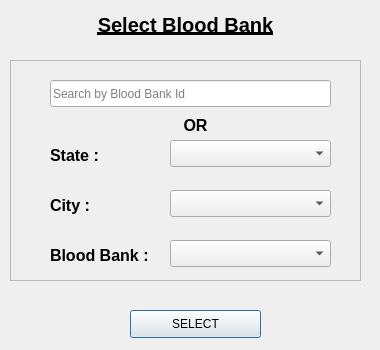
<?xml version="1.0" encoding="UTF-8"?>
<ui version="4.0">
 <class>selectBloodBank</class>
 <widget class="QDialog" name="selectBloodBank">
  <property name="geometry">
   <rect>
    <x>0</x>
    <y>0</y>
    <width>380</width>
    <height>350</height>
   </rect>
  </property>
  <property name="windowTitle">
   <string/>
  </property>
  <widget class="QFrame" name="frame">
   <property name="geometry">
    <rect>
     <x>10</x>
     <y>60</y>
     <width>351</width>
     <height>221</height>
    </rect>
   </property>
   <property name="frameShape">
    <enum>QFrame::StyledPanel</enum>
   </property>
   <property name="frameShadow">
    <enum>QFrame::Raised</enum>
   </property>
   <widget class="QComboBox" name="cityComboBox">
    <property name="geometry">
     <rect>
      <x>160</x>
      <y>130</y>
      <width>161</width>
      <height>27</height>
     </rect>
    </property>
   </widget>
   <widget class="QComboBox" name="bloodBankComboBox">
    <property name="geometry">
     <rect>
      <x>160</x>
      <y>180</y>
      <width>161</width>
      <height>27</height>
     </rect>
    </property>
   </widget>
   <widget class="QComboBox" name="stateComboBox">
    <property name="geometry">
     <rect>
      <x>160</x>
      <y>80</y>
      <width>161</width>
      <height>27</height>
     </rect>
    </property>
   </widget>
   <widget class="QLabel" name="cityLabel">
    <property name="geometry">
     <rect>
      <x>40</x>
      <y>130</y>
      <width>111</width>
      <height>31</height>
     </rect>
    </property>
    <property name="text">
     <string>&lt;html&gt;&lt;head/&gt;&lt;body&gt;&lt;p&gt;&lt;span style=&quot; font-size:12pt; font-weight:600;&quot;&gt;City : &lt;/span&gt;&lt;/p&gt;&lt;/body&gt;&lt;/html&gt;</string>
    </property>
   </widget>
   <widget class="QLabel" name="bloodBankLabel">
    <property name="geometry">
     <rect>
      <x>40</x>
      <y>180</y>
      <width>111</width>
      <height>31</height>
     </rect>
    </property>
    <property name="text">
     <string>&lt;html&gt;&lt;head/&gt;&lt;body&gt;&lt;p&gt;&lt;span style=&quot; font-size:12pt; font-weight:600;&quot;&gt;Blood Bank :&lt;/span&gt;&lt;/p&gt;&lt;/body&gt;&lt;/html&gt;</string>
    </property>
   </widget>
   <widget class="QLabel" name="stateLabel">
    <property name="geometry">
     <rect>
      <x>40</x>
      <y>80</y>
      <width>111</width>
      <height>31</height>
     </rect>
    </property>
    <property name="text">
     <string>&lt;html&gt;&lt;head/&gt;&lt;body&gt;&lt;p&gt;&lt;span style=&quot; font-size:12pt; font-weight:600;&quot;&gt;State : &lt;/span&gt;&lt;/p&gt;&lt;/body&gt;&lt;/html&gt;</string>
    </property>
   </widget>
   <widget class="QLabel" name="ORLabel">
    <property name="geometry">
     <rect>
      <x>130</x>
      <y>50</y>
      <width>111</width>
      <height>31</height>
     </rect>
    </property>
    <property name="text">
     <string>&lt;html&gt;&lt;head/&gt;&lt;body&gt;&lt;p&gt;&lt;span style=&quot; font-size:12pt; font-weight:600;&quot;&gt;OR&lt;/span&gt;&lt;/p&gt;&lt;/body&gt;&lt;/html&gt;</string>
    </property>
    <property name="alignment">
     <set>Qt::AlignCenter</set>
    </property>
   </widget>
   <widget class="QLineEdit" name="searchByID">
    <property name="geometry">
     <rect>
      <x>40</x>
      <y>20</y>
      <width>281</width>
      <height>27</height>
     </rect>
    </property>
    <property name="placeholderText">
     <string>Search by Blood Bank Id</string>
    </property>
   </widget>
  </widget>
  <widget class="QPushButton" name="removeButton">
   <property name="geometry">
    <rect>
     <x>130</x>
     <y>310</y>
     <width>131</width>
     <height>28</height>
    </rect>
   </property>
   <property name="text">
    <string>SELECT</string>
   </property>
  </widget>
  <widget class="QLabel" name="title">
   <property name="geometry">
    <rect>
     <x>20</x>
     <y>0</y>
     <width>331</width>
     <height>51</height>
    </rect>
   </property>
   <property name="text">
    <string>&lt;html&gt;&lt;head/&gt;&lt;body&gt;&lt;p align=&quot;center&quot;&gt;&lt;span style=&quot; font-size:15pt; font-weight:600; text-decoration: underline;&quot;&gt;Select Blood Bank&lt;/span&gt;&lt;/p&gt;&lt;/body&gt;&lt;/html&gt;</string>
   </property>
  </widget>
 </widget>
 <resources/>
 <connections/>
</ui>
